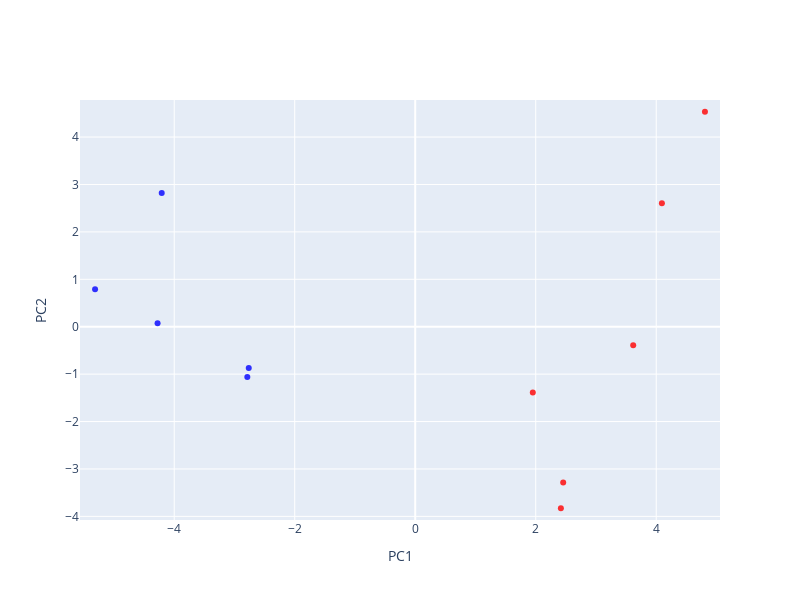

Notebook source saved alongside this figure:
### Code cell
# Create a scatter plot for the first two or three principal components
x_split = 6  # Number of points to color differently
colors = ['red' if i < x_split else 'blue' for i in range(len(prin_comp[0]))]

# Add a small border to avoid dots on the edge
border = 0.25

# Uncomment the following lines to enable 3D plotting
# scatter = go.Scatter3d(
#     x=prin_comp[0],
#     y=prin_comp[1],
#     z=prin_comp[2],
#     mode='markers',
#     marker=dict(
#         size=6,
#         color=colors,  # Dynamic coloring based on the index
#         opacity=0.8
#     )
# )
# fig = go.Figure(data=[scatter], layout=go.Layout(
#     scene=dict(
#         xaxis=dict(title='PC1', range=[np.min(prin_comp[0]) - border, np.max(prin_comp[0]) + border]),
#         yaxis=dict(title='PC2', range=[np.min(prin_comp[1]) - border, np.max(prin_comp[1]) + border]),
#         zaxis=dict(title='PC3', range=[np.min(prin_comp[2]) - border, np.max(prin_comp[2]) + border])
#     ),
#     width=800,
#     height=600
# ))

# By default, create a 2D scatter plot
scatter = go.Scatter(
    x=prin_comp[0],
    y=prin_comp[1],
    mode='markers',
    marker=dict(
        size=6,
        color=colors,  # Dynamic coloring based on the index
        opacity=0.8
    )
)

fig = go.Figure(data=[scatter], layout=go.Layout(
    xaxis=dict(title='PC1', range=[np.min(prin_comp[0]) - border, np.max(prin_comp[0]) + border]),
    yaxis=dict(title='PC2', range=[np.min(prin_comp[1]) - border, np.max(prin_comp[1]) + border]),
    width=800,
    height=600
))

# Show plot
fig.show()

### Figure 1 — Plotly figure (JSON) as saved in the notebook; plotly's stock layout.template omitted (floating-point values rounded to 4 significant figures)
{"data": [{"marker": {"color": ["red", "red", "red", "red", "red", "red", "blue", "blue", "blue", "blue", "blue"], "opacity": 0.8, "size": 6}, "mode": "markers", "type": "scatter", "x": [3.618, 4.809, 2.456, 4.094, 1.952, 2.418, -4.276, -5.314, -4.207, -2.787, -2.763], "y": [-0.3887, 4.532, -3.285, 2.602, -1.385, -3.827, 0.07255, 0.791, 2.82, -1.06, -0.871]}], "layout": {"height": 600, "width": 800, "xaxis": {"range": [-5.564, 5.059], "title": {"text": "PC1"}, "type": "linear"}, "yaxis": {"range": [-4.077, 4.782], "title": {"text": "PC2"}, "type": "linear"}}}
